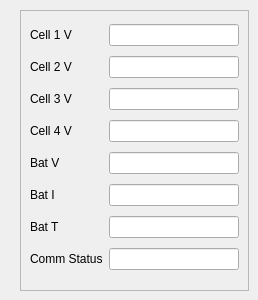
                     <widget class="QWidget" name="tab_bat1_14">
                      <attribute name="title">
                       <string>BAT 6</string>
                      </attribute>
                      <widget class="QFrame" name="frame_bat1_14">
                       <property name="geometry">
                        <rect>
                         <x>20</x>
                         <y>10</y>
                         <width>229</width>
                         <height>281</height>
                        </rect>
                       </property>
                       <property name="frameShape">
                        <enum>QFrame::StyledPanel</enum>
                       </property>
                       <property name="frameShadow">
                        <enum>QFrame::Raised</enum>
                       </property>
                       <layout class="QGridLayout" name="gridLayout_44">
                        <item row="0" column="0">
                         <widget class="QLabel" name="label_cell1v_14">
                          <property name="text">
                           <string>Cell 1 V</string>
                          </property>
                         </widget>
                        </item>
                        <item row="0" column="1">
                         <widget class="QLineEdit" name="lineEdit_cell1_14"/>
                        </item>
                        <item row="1" column="0">
                         <widget class="QLabel" name="label_cell2v_14">
                          <property name="text">
                           <string>Cell 2 V</string>
                          </property>
                         </widget>
                        </item>
                        <item row="1" column="1">
                         <widget class="QLineEdit" name="lineEdit_cell2_14"/>
                        </item>
                        <item row="2" column="0">
                         <widget class="QLabel" name="label_cell3v_14">
                          <property name="text">
                           <string>Cell 3 V</string>
                          </property>
                         </widget>
                        </item>
                        <item row="2" column="1">
                         <widget class="QLineEdit" name="lineEdit_cell3_14"/>
                        </item>
                        <item row="3" column="0">
                         <widget class="QLabel" name="label_cell4v_14">
                          <property name="text">
                           <string>Cell 4 V</string>
                          </property>
                         </widget>
                        </item>
                        <item row="3" column="1">
                         <widget class="QLineEdit" name="lineEdit_cell4_14"/>
                        </item>
                        <item row="4" column="0">
                         <widget class="QLabel" name="label_batv_14">
                          <property name="toolTip">
                           <string extracomment="Battery Voltage"/>
                          </property>
                          <property name="text">
                           <string>Bat V</string>
                          </property>
                         </widget>
                        </item>
                        <item row="4" column="1">
                         <widget class="QLineEdit" name="lineEdit_batv_14"/>
                        </item>
                        <item row="5" column="0">
                         <widget class="QLabel" name="label_bati_14">
                          <property name="toolTip">
                           <string extracomment="Battery Current"/>
                          </property>
                          <property name="text">
                           <string>Bat I</string>
                          </property>
                         </widget>
                        </item>
                        <item row="5" column="1">
                         <widget class="QLineEdit" name="lineEdit_bati_14"/>
                        </item>
                        <item row="6" column="0">
                         <widget class="QLabel" name="label_bat_temp_14">
                          <property name="text">
                           <string>Bat T</string>
                          </property>
                         </widget>
                        </item>
                        <item row="6" column="1">
                         <widget class="QLineEdit" name="lineEdit_bat_temp_14"/>
                        </item>
                        <item row="7" column="0">
                         <widget class="QLabel" name="label_bat_comm_14">
                          <property name="text">
                           <string>Comm Status</string>
                          </property>
                         </widget>
                        </item>
                        <item row="7" column="1">
                         <widget class="QLineEdit" name="lineEdit_bat_comm_14"/>
                        </item>
                       </layout>
                      </widget>
                     </widget>
